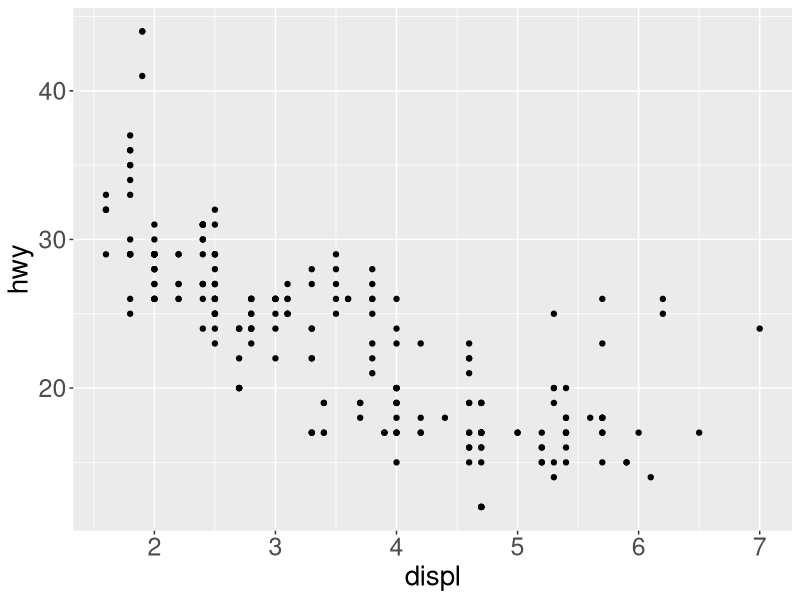
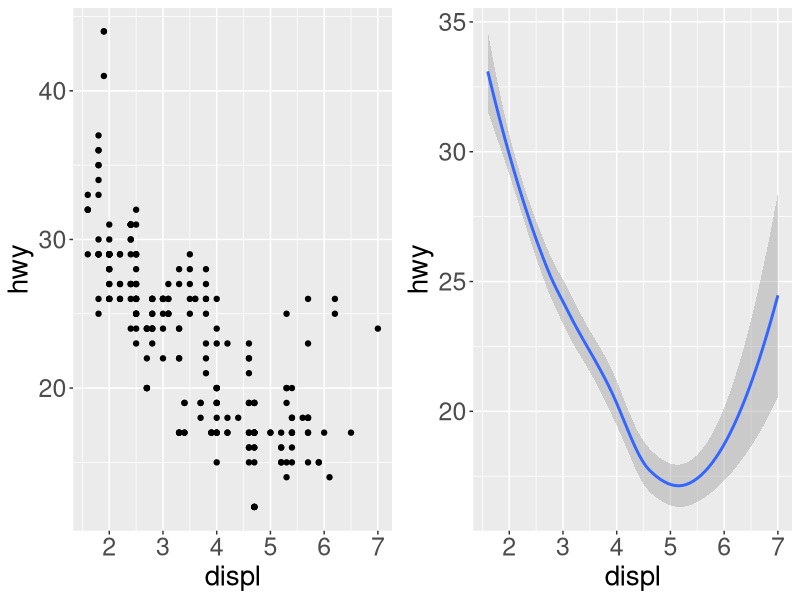
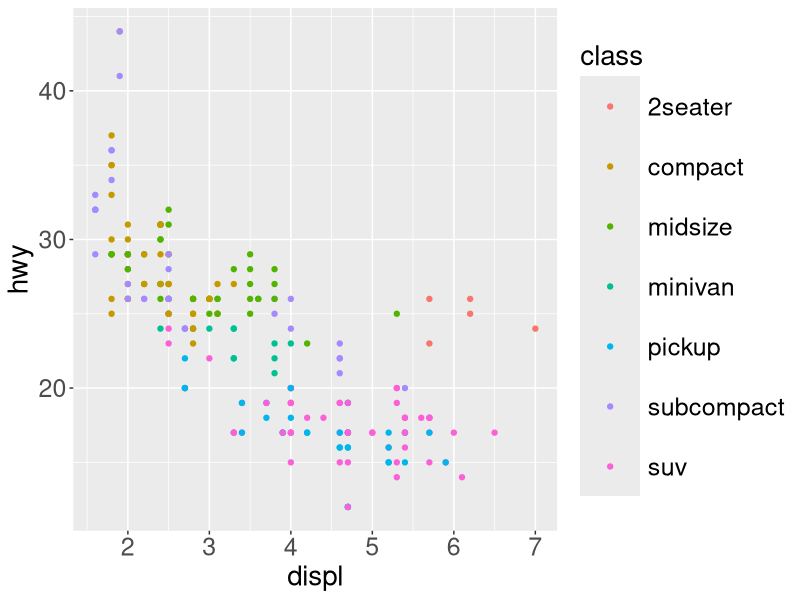
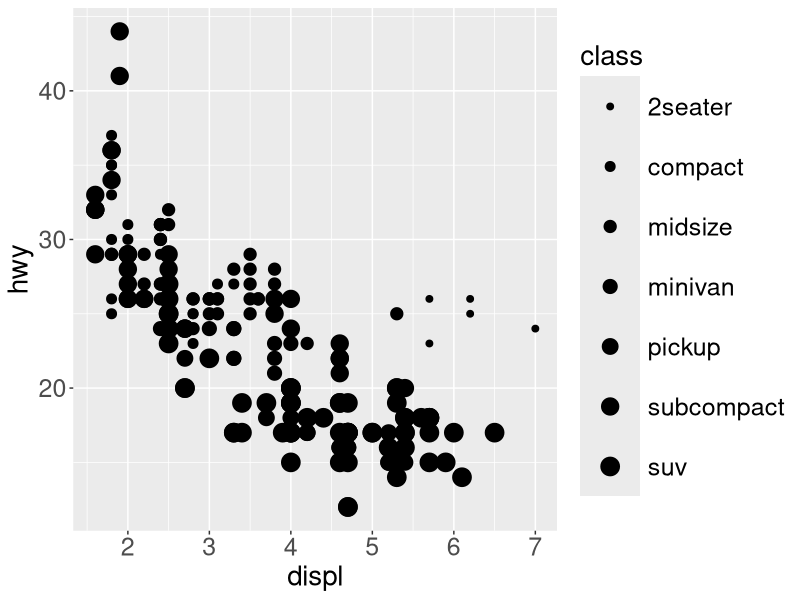
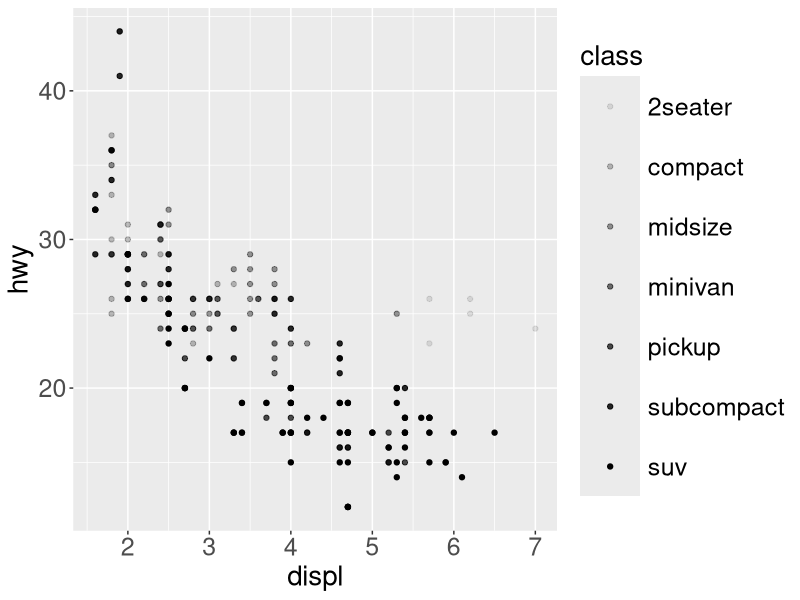
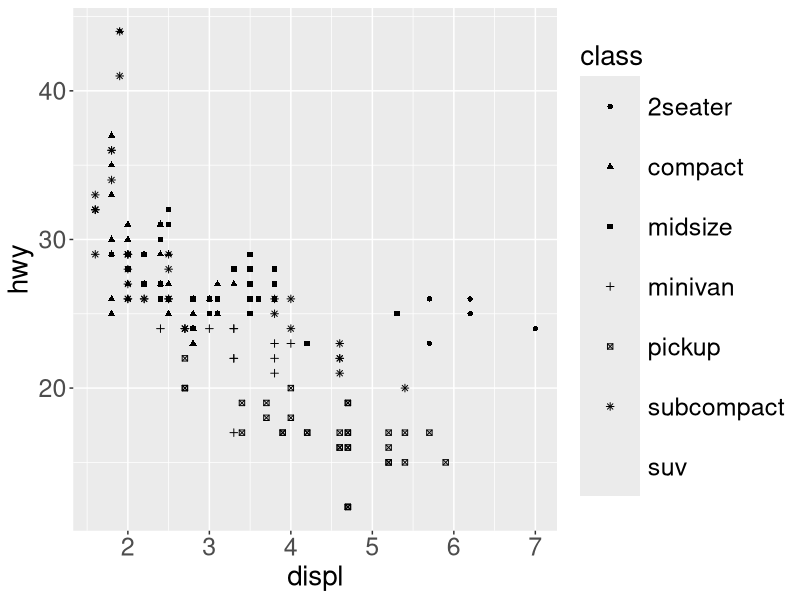
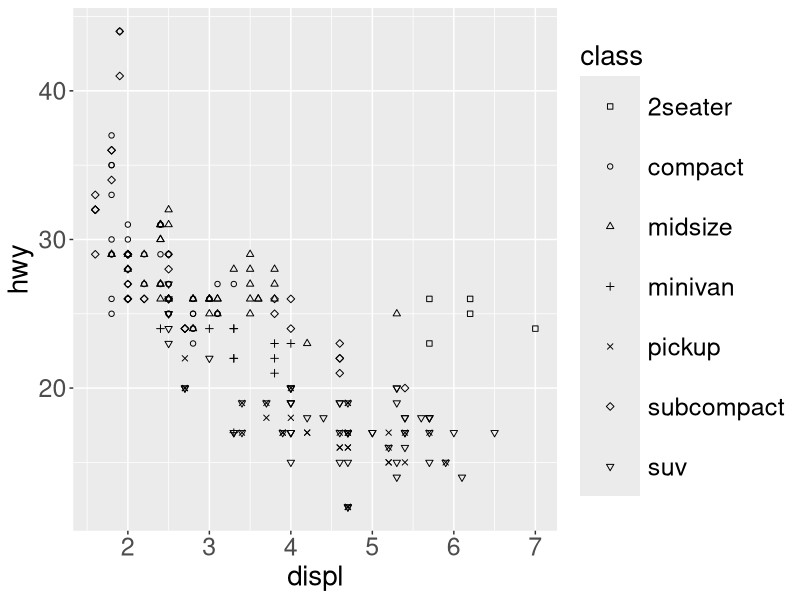
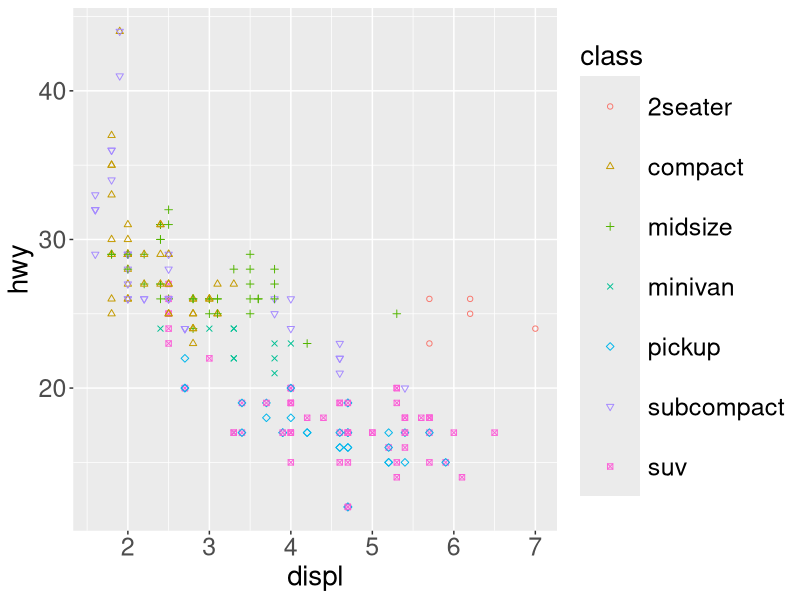

The R script that drew these images, in order:
## ---- chunk 1
knitr::opts_chunk$set(echo = TRUE, out.height="150px", fig.align = 'center', message = FALSE, cache = TRUE)

library(egg)
library(tidyverse)

theme_update(
  legend.key.size = unit(3, "line"),        # legend symbols size
  legend.title = element_text(size = 20),   # legend labels
  legend.text = element_text(size = 18),    # legend text
  axis.title = element_text(size = 20),     # axis labels
  axis.text = element_text(size = 18),      # tick labels
  title = element_text(size = 22)           # title
)
## ---- chunk 2
ggplot(data = mpg) +
  geom_point(mapping = aes(x = displ, y = hwy))
## ---- chunk 3
left <- ggplot(data = mpg) + 
  geom_point(mapping = aes(x = displ, y = hwy))

right <- ggplot(data = mpg) + 
  geom_smooth(mapping = aes(x = displ, y = hwy))

ggarrange(left, right, nrow = 1)
## ---- chunk 4
ggplot(data = mpg) +
  geom_point(mapping = aes(x = displ, y = hwy, color = class))
## ---- chunk 5
subset(mpg, class == "2seater", 
       select = c("manufacturer", "model", "year"))
## ---- chunk 6
ggplot(data = mpg) +
  geom_point(aes(x = displ, y = hwy, size = class))
## ---- chunk 7
#> Using size for a discrete variable is not advised.
## ---- chunk 8
ggplot(data = mpg) +
  geom_point(aes(x = displ, y = hwy, alpha = class))
## ---- chunk 9
ggplot(data = mpg) +
  geom_point(aes(x = displ, y = hwy, shape = class))
## ---- chunk 10
ggplot(data = mpg) +
  geom_point(aes(x = displ, y = hwy, shape = class)) +
  scale_shape_manual(values = 0:6)
## ---- chunk 11
ggplot(data = mpg) +
  geom_point(
    mapping = aes(x = displ, y = hwy,
                  shape = class, color = class)) +
  scale_shape_manual(values = 1:7)
## ---- chunk 12
ggplot(mpg) +
  geom_point(aes(x = displ, y = hwy, color = cty))
## ---- chunk 13
ggplot(mpg) + 
  geom_point(aes(x = displ, y = hwy, size = cty))
## ---- chunk 14
ggplot(mpg) + 
  geom_point(aes(x = displ, y = hwy, alpha = cty)) 
## ---- chunk 15
ggplot(data = mpg) + 
  geom_smooth(aes(x = displ, y = hwy, linetype = drv))
## ---- chunk 16
p1 <- ggplot(data = mpg) +
  geom_smooth(aes(x = displ, y = hwy))

p2 <- ggplot(data = mpg) +
  geom_smooth(aes(x = displ, y = hwy, group = drv))

ggarrange(p1, p2, nrow = 1)
## ---- chunk 17
left <- ggplot(data = mpg) +
  geom_smooth(aes(x = displ, y = hwy, group = drv))

right <- ggplot(data = mpg) +
  geom_smooth(aes(x = displ, y = hwy, linetype = drv))

ggarrange(left, right, nrow = 1)
## ---- chunk 18
left <- ggplot(data = mpg) +
  geom_smooth(aes(x = displ, y = hwy, group = drv))

right <- ggplot(data = mpg) +
  geom_smooth(aes(x = displ, y = hwy, color = drv))

ggarrange(left, right, nrow = 1)
## ---- chunk 19
ggplot(mpg) + 
  geom_point(aes(x = displ, y = hwy, 
                 color = displ < 5))
## ---- chunk 20
ggplot(mpg) + 
  geom_point(aes(x = displ, y = hwy, 
                 color = class == "2seater"))
## ---- chunk 21
ggplot(mpg) + 
  geom_smooth(aes(x = displ, y = hwy, 
                 color = class == "2seater"))
## ---- chunk 22
ggplot(mpg) + 
  geom_smooth(aes(x = displ, y = hwy, 
                 linetype = class == "suv"))
## ---- chunk 23
ggplot(data = mpg) + 
  geom_point(aes(x = displ, y = hwy),
             color = "blue")
## ---- chunk 24
ggplot(data = mpg) +
  geom_point(aes(x = displ, y = hwy), 
    color = "blue",
    size = 6)
## ---- chunk 25
ggplot(data = mpg) + 
  geom_point(aes(x = displ, y = hwy), 
             color = "blue", size = 5, shape = 6)
## ---- chunk 26
ggplot(data = mpg) +
  geom_point(mapping = aes(x = displ, y = hwy),
    color = "blue", size = 5, shape = 24, fill = "red")
## ---- chunk 27
ggplot(data = mpg) +
  geom_point(aes(x = displ, y = hwy), 
             color = "blue", size = 5, shape = 23, fill = "red", stroke = 2
  )
## ---- chunk 28
ggplot(data = mpg) +
  geom_point(aes(x = displ, y = hwy),
    color = "darkblue",
    fill = "lightblue",
    shape = 21,
    size = 5,
    stroke = 1
  )
## ---- chunk 29
ggplot(data = mpg) +
  geom_point(aes(x = displ, y = hwy),
    color = "darkblue",
    fill = "lightblue",
    shape = 21,
    size = 5,
    stroke = 3
  )
## ---- chunk 30
left <- ggplot(data = mpg) + 
  geom_smooth(aes(x = displ, y = hwy))

center <- ggplot(data = mpg) + 
  geom_smooth(aes(x = displ, y = hwy),
    linetype = "dotted")

right <- ggplot(data = mpg) + 
  geom_smooth(aes(x = displ, y = hwy),
    linetype = "twodash")

ggarrange(left, center, right, nrow = 1)
## ---- chunk 31
left <- ggplot(data = mpg) + 
  geom_smooth(aes(x = displ, y = hwy))

center <- ggplot(data = mpg) + 
  geom_smooth(aes(x = displ, y = hwy),size = 2)

right <- ggplot(data = mpg) + 
  geom_smooth(aes(x = displ, y = hwy), size = 5)

ggarrange(left, center, right, nrow = 1)
## ---- chunk 32
left <- ggplot(data = mpg) + 
  geom_smooth(aes(x = displ, y = hwy),
              linetype = "dotted")

center <- ggplot(data = mpg) + 
  geom_smooth(aes(x = displ, y = hwy),
              linetype = "dotted", size = 2)

right <- ggplot(data = mpg) + 
  geom_smooth(aes(x = displ, y = hwy),
              linetype = "dotted", size = 5)

ggarrange(left, center, right, nrow = 1)
## ---- chunk 33

left <- ggplot(data = mpg) +
  geom_smooth(aes(x = displ, y = hwy))

right <- ggplot(data = mpg) +
  geom_smooth(aes(x = displ, y = hwy),
    se = FALSE)

ggarrange(left, right, nrow = 1)
## ---- chunk 34
left <- ggplot(data = mpg) +
  geom_smooth(aes(x = displ, y = hwy, linetype = drv))

right <- ggplot(data = mpg) +
  geom_smooth(aes(x = displ, y = hwy, linetype = drv),
    se = FALSE)

ggarrange(left, right, nrow = 1)
## ---- chunk 35
l <- ggplot(data = mpg) + 
  geom_smooth(aes(x = displ, y = hwy, color = drv))
  
r <- ggplot(data = mpg) + 
  geom_smooth(aes(x = displ, y = hwy, color = drv),
    se = FALSE)

ggarrange(l, r, nrow = 1)
## ---- chunk 36
l <- ggplot(data = mpg) + 
  geom_point(aes(x = displ, y = hwy))

c <- ggplot(data = mpg) + 
  geom_smooth(aes(x = displ, y = hwy))

r <- ggplot(data = mpg) + 
  geom_smooth(aes(x = displ, y = hwy), method = "lm")

ggarrange(l, c, r, nrow = 1)
## ---- chunk 37
l <- ggplot(data = mpg) + 
  geom_smooth(aes(x = displ, y = hwy, linetype = drv),
    se = FALSE)

r <- ggplot(data = mpg) + 
  geom_smooth(aes(x = displ, y = hwy, linetype = drv),
    se = FALSE, show.legend = FALSE)

ggarrange(l, r, nrow = 1)
## ---- chunk 38
l <- ggplot(data = mpg) + 
  geom_smooth(aes(x = displ, y = hwy, color = drv),
    se = FALSE)

r <- ggplot(data = mpg) + 
  geom_smooth(aes(x = displ, y = hwy, color = drv),
    se = FALSE, show.legend = FALSE)

ggarrange(l, r, nrow = 1)
## ---- chunk 39
ggplot(data = mpg) + 
  geom_point(aes(x = displ, y = hwy)) + 
  facet_wrap(~ class, nrow = 2) +
  theme(strip.text = element_text(size=20),
        strip.background = element_rect(size=1))

## ---- chunk 40
ggplot(data = mpg) + 
  geom_smooth(aes(x = displ, y = cyl), se = FALSE) + 
  facet_wrap(~class, nrow = 2) +
  theme(strip.text = element_text(size=20),
        strip.background = element_rect(size=1))
## ---- chunk 41
ggplot(data = mpg) + 
  geom_point(aes(x = displ, y = hwy)) + 
  facet_grid(drv ~ year) +
  theme(strip.text = element_text(size=20),
        strip.background = element_rect(size=1))
## ---- chunk 42
ggplot(data = mpg) + 
  geom_point(aes(x = displ, y = hwy)) + 
  facet_grid(. ~ year) +
  theme(strip.text = element_text(size=20),
        strip.background = element_rect(size=1))
## ---- chunk 43
ggplot(data = mpg) + 
  geom_point(aes(x = displ, y = hwy)) +
  facet_grid(drv ~ .) +
  theme(strip.text = element_text(size=20),
        strip.background = element_rect(size=1))
## ---- chunk 44
ggplot(data = mpg) + 
  geom_point(aes(x = displ, y = hwy)) +
  geom_smooth(aes(x = displ, y = hwy))
## ---- chunk 45
p1 <- ggplot(data = mpg) +
  geom_smooth( mapping = aes(x = displ, y = hwy),
    se = FALSE) +
  geom_point(mapping = aes(x = displ, y = hwy))
              
p2 <- ggplot(data = mpg) +
  geom_smooth(mapping = aes(x = displ, y = hwy,
                            group = drv), 
    se = FALSE) +
  geom_point(mapping = aes(x = displ, y = hwy))
              
ggarrange(p1, p2, nrow = 1)
## ---- chunk 46
ggplot(data = mpg, aes(x = displ, y = hwy)) + 
  geom_point() + 
  geom_smooth()
## ---- chunk 47
ggplot(data = mpg, aes(x = displ, y = hwy)) + 
  geom_smooth(aes(color = drv), se = FALSE) +
  geom_point()
## ---- chunk 48
ggplot(data = mpg, aes(x = displ, y = hwy, color = drv)) + 
  geom_smooth(se = FALSE) +
  geom_point()
## ---- chunk 49
ggplot(data = mpg, aes(x = displ, y = hwy)) +
  geom_smooth(aes(linetype = drv), se = FALSE) +
  geom_point(aes(color = drv))
## ---- chunk 50
ggplot(data = mpg, aes(x = displ, y = hwy,
                       color = drv)) + 
  geom_smooth(aes(linetype = drv), se = FALSE) + 
  geom_point() 
## ---- chunk 51
ggplot(data = mpg, aes(x = displ, y = hwy)) + 
  geom_point(mapping = aes(color = class)) + 
  geom_smooth()
## ---- chunk 52
ggplot(data = mpg, aes(x = displ, y = hwy)) + 
  geom_smooth(aes(linetype = drv)) +
  geom_point(aes(color = class))
## ---- chunk 53
ggplot(data = mpg, aes(x = displ, y = hwy)) + 
  geom_smooth(aes(linetype = drv), se = FALSE) +
  geom_point(aes(color = class))
## ---- chunk 54
ggplot(data = mpg, aes(x = displ, y = hwy)) + 
  geom_smooth(se = FALSE) + 
  geom_point() + 
  facet_wrap(~class, nrow = 2) +
  theme(strip.text = element_text(size=20),
        strip.background = element_rect(size=1))
## ---- chunk 55
ggplot(data = mpg, aes(x = displ, y = hwy)) + 
  geom_point() + 
  geom_smooth(method = "lm", se = FALSE) +  
  facet_wrap(~class, nrow = 2) +
  theme(strip.text = element_text(size=20),
        strip.background = element_rect(size=1))
## ---- chunk 56
subcompact <- subset(mpg, class == "subcompact")

ggplot(data = mpg, aes(x = displ, y = hwy)) +
  geom_point(aes(color = class)) +
  geom_smooth(data = subcompact, se = FALSE, 
              method = "lm")
## ---- chunk 57

subcompact <- subset(mpg, class == "subcompact")
two_seater <- subset(mpg, class == "2seater")

ggplot(data = mpg, aes(x = displ, y = hwy)) +
  geom_point(aes(color = class)) +
  geom_smooth(data = subcompact, se = FALSE,
              method = "lm") +
  geom_smooth(data = two_seater, se = FALSE,
              method = "lm")
## ---- chunk 58
ggplot(data = mpg, aes(x = displ, y = hwy)) +
       geom_point(aes(color = class)) +
       geom_smooth(
         data = subset(mpg, class != "2seater"),
         se = FALSE,
         method = "lm")
## ---- chunk 59
corvette <- subset(mpg, model == "corvette")
not_corvette <- subset(mpg, model != "corvette")

ggplot(mapping = aes(x = displ, y = hwy)) + 
  geom_point(data = not_corvette) + 
  geom_point(data = corvette,  color = "Red")
## ---- chunk 60
ggplot(mpg, aes(displ, hwy)) +
  geom_point(aes(color = class)) +
  geom_smooth(se = FALSE) +
  labs(
    title = "Efficiency decreases with engine size"
    )
## ---- chunk 61
ggplot(mpg, aes(displ, hwy)) +
  geom_point(aes(color = class)) +
  geom_smooth(se = FALSE) +
  labs(
    title = "Efficiency decreases with engine size",
    subtitle = "Two-seaters are an exception",
    caption = "Data from fueleconomy.gov"
  )
## ---- chunk 62
ggplot(mpg, aes(displ, hwy)) +
  geom_point(aes(color = class)) +
  geom_smooth(se = FALSE) +
  labs(
    x = "Engine displacement (L)",
    y = "Highway fuel economy (mpg)",
    color = "Car type"
  )
## ---- chunk 63
df <- tibble(
  x = runif(10),
  y = runif(10))

ggplot(df, aes(x, y)) +
  geom_point() +
  labs(
    x = quote(sum(x[i] ^ 2, i == 1, n)),
    y = quote(alpha + beta + frac(delta, theta))
  )
## ---- chunk 64
?plotmath
## ---- chunk 65
ggplot(data = diamonds) + 
  geom_bar(aes(x = cut))
## ---- chunk 66
ggplot(data = diamonds) + 
  stat_count(aes(x = cut))
## ---- chunk 67
tib <- tribble(
  ~cut,         ~freq,
  "Fair",       1610,
  "Good",       4906,
  "Very Good",  12082,
  "Premium",    13791,
  "Ideal",      21551
)
## ---- chunk 68
ggplot(data = tib) +
  geom_bar(aes(x = cut, y = freq),
    stat = "identity")
## ---- chunk 69
ggplot(data = tib) +
  stat_identity(aes(x = cut, y = freq))
## ---- chunk 70
ggplot(data = tib) +
  geom_col(aes(x = cut, y = freq))
## ---- chunk 71
plt_1 <- ggplot(data = diamonds) +
  geom_bar(aes(x = cut))

plt_1 <- ggplot_build(plt_1)
plt_1$data[[1]][, 1:8]
## ---- chunk 72
ggplot(data = diamonds) +
  geom_bar(aes(x = cut, y = stat(prop)))
## ---- chunk 73
plt_2 <- ggplot(data = diamonds) +
  geom_bar(aes(x = cut, y = stat(prop)))

plt_2 <- ggplot_build(plt_2)
plt_2$data[[1]][, 1:8]

## ---- chunk 74
ggplot(data = diamonds) + 
  geom_bar(aes(x = cut, y = stat(prop), group = 1))
## ---- chunk 75
plt_3 <- ggplot(data = diamonds) +
  geom_bar(aes(x = cut, y = stat(prop), group = 1))
plt_3 <- ggplot_build(plt_3)

plt_3$data[[1]][, 1:5]
## ---- chunk 76
ggplot(data = diamonds) + 
  geom_bar(aes(x = cut, color = cut))
## ---- chunk 77
ggplot(data = diamonds) + 
  geom_bar(aes(x = cut), fill = "lightblue")
## ---- chunk 78
ggplot(data = diamonds) + 
  geom_bar(aes(x = cut, color = cut), fill = "white")
## ---- chunk 79
ggplot(data = diamonds) + 
  geom_bar(aes(x = cut, color = cut),
           fill = "white", show.legend = FALSE)
## ---- chunk 80
ggplot(data = diamonds) + 
  geom_bar(aes(x = cut, fill = clarity))
## ---- chunk 81
ggplot(data = diamonds) + 
  geom_bar(aes(x = cut, fill = clarity), 
           position = "fill")
## ---- chunk 82
ggplot(data = diamonds) + 
  geom_bar(aes(x = cut, fill = clarity), 
           position = "dodge")
## ---- chunk 83
ggplot(data = mpg, aes(y = hwy)) + 
  geom_boxplot()
## ---- chunk 84
ggplot(data = mpg, aes(x = drv, y = hwy)) + 
  geom_boxplot()
## ---- chunk 85
ggplot(data = mpg, 
       aes(x = drv, y = hwy, color = drv)) + 
  geom_boxplot()
## ---- chunk 86
ggplot(data = mpg, 
       aes(x = drv, y = hwy, fill = drv)) + 
  geom_boxplot()
## ---- chunk 87
ggplot(data = mpg, aes(x = class, y = hwy)) + 
  geom_boxplot()
## ---- chunk 88
ggplot(data = mpg, 
       aes(x = class, y = hwy, color = class)) + 
  geom_boxplot(show.legend = FALSE)
## ---- chunk 89
ggplot(data = mpg, aes(x = class, y = hwy)) + 
  geom_boxplot() +
  coord_flip()

## ---- chunk 90
ggplot(mpg, aes(x = "", fill = drv)) +
  geom_bar() 
## ---- chunk 91
ggplot(mpg, aes(x = "", fill = drv)) +
  geom_bar() +
  coord_polar("y")
## ---- chunk 92
ggplot(mpg, aes(x = "", fill = class)) +
  geom_bar() +
  coord_polar("y")
